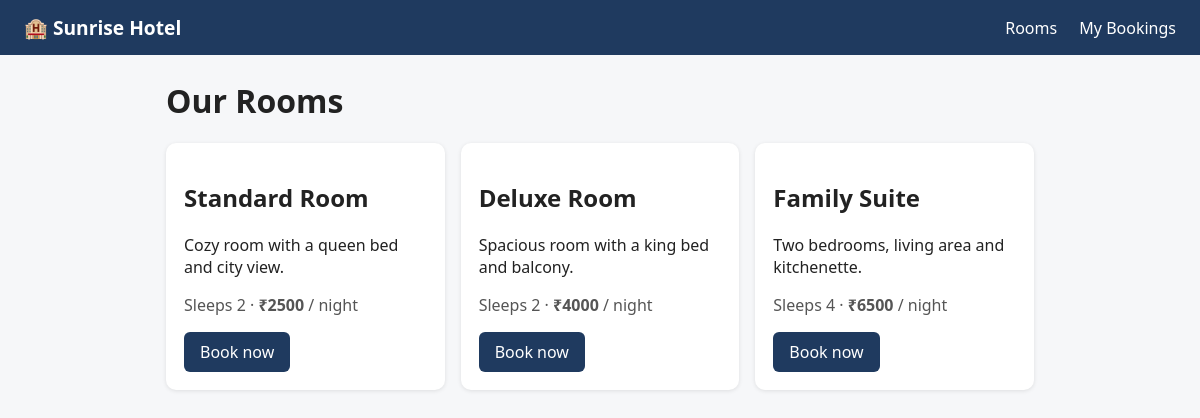
The page / on the database its author committed.
### tables this page shows
CREATE TABLE rooms (
            id INTEGER PRIMARY KEY AUTOINCREMENT,
            name TEXT NOT NULL,
            description TEXT,
            price_per_night INTEGER NOT NULL,
            capacity INTEGER NOT NULL
        );

### app.py (the view)
@app.route("/")
def index():
    rooms = get_db().execute("SELECT * FROM rooms").fetchall()
    return render_template("index.html", rooms=rooms)

### app.py (called while the page is built)
def get_db():
    if "db" not in g:
        g.db = sqlite3.connect(DATABASE)
        g.db.row_factory = sqlite3.Row  # lets us use row["name"]
    return g.db

### templates/index.html
{% extends "base.html" %}
{% block content %}
<h1>Our Rooms</h1>
<div class="cards">
  {% for room in rooms %}
  <div class="card">
    <h2>{{ room["name"] }}</h2>
    <p>{{ room["description"] }}</p>
    <p class="meta">Sleeps {{ room["capacity"] }} · <strong>₹{{ room["price_per_night"] }}</strong> / night</p>
    <a class="btn" href="{{ url_for('book', room_id=room['id']) }}">Book now</a>
  </div>
  {% endfor %}
</div>
{% endblock %}

### templates/base.html (shortened to what this page needs)
<!doctype html>
<html lang="en">
<head>
  <link rel="stylesheet" href="{{ url_for('static', filename='style.css') }}">
</head>
<body>
  <header>
    <a class="logo" href="{{ url_for('index') }}">🏨 Sunrise Hotel</a>
    <nav>
      <a href="{{ url_for('index') }}">Rooms</a>
      <a href="{{ url_for('bookings') }}">My Bookings</a>
    </nav>
  </header>
  <main>
    {% block content %}{% endblock %}
  </main>
</body>
</html>

### static/style.css (style rules this page uses)
* { box-sizing: border-box; }
body { margin: 0; font-family: system-ui, sans-serif; background: #f6f7f9; color: #222; }
header { display: flex; justify-content: space-between; align-items: center; padding: 14px 24px; background: #1f3a5f; }
header a { color: #fff; text-decoration: none; }
.logo { font-weight: 700; font-size: 1.2rem; }
nav a { margin-left: 18px; }
main { max-width: 900px; margin: 24px auto; padding: 0 16px; }
.cards { display: grid; grid-template-columns: repeat(auto-fit, minmax(250px, 1fr)); gap: 16px; }
.card { background: #fff; padding: 18px; border-radius: 10px; box-shadow: 0 1px 4px rgba(0,0,0,.1); }
.meta { color: #555; }
.btn { display: inline-block; padding: 9px 16px; background: #1f3a5f; color: #fff; border: 0; border-radius: 6px; cursor: pointer; text-decoration: none; font-size: 1rem; }

### rows shown on the page
rooms: name "Standard Room", description "Cozy room with a queen bed and city view.", capacity "2", price_per_night "2500"
rooms: name "Deluxe Room", description "Spacious room with a king bed and balcony.", capacity "2", price_per_night "4000"
rooms: name "Family Suite", description "Two bedrooms, living area and kitchenette.", capacity "4", price_per_night "6500"
